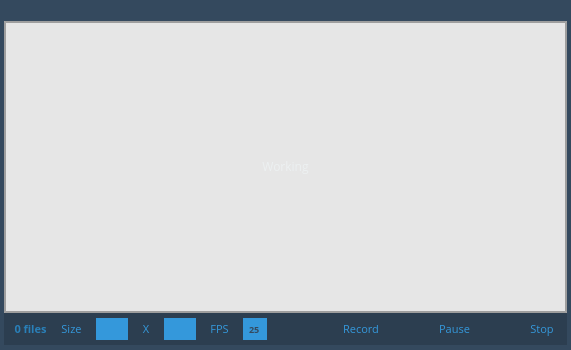
<?xml version="1.0" encoding="UTF-8"?>
<ui version="4.0">
 <class>GifCreator</class>
 <widget class="QWidget" name="GifCreator">
  <property name="geometry">
   <rect>
    <x>0</x>
    <y>0</y>
    <width>571</width>
    <height>350</height>
   </rect>
  </property>
  <property name="mouseTracking">
   <bool>true</bool>
  </property>
  <property name="windowTitle">
   <string notr="true">Form</string>
  </property>
  <property name="styleSheet">
   <string notr="true">QWidget{
	background: transparent;
}

QLineEdit  {
	background-color: #3498db;
	color: #34495e;
	border: none;
}

QLineEdit:hover{
	background-color: #2980b9;
}

QSpinBox  {
	background-color: #3498db;
	color: #34495e;
}

QSpinBox:hover{
	background-color: #2980b9;
}
 
QSpinBox::up-button  {
  	background-color: #2c3e50;
	subcontrol-origin: border;
    subcontrol-position: top right; /* position at the top right corner */
 
    width: 16px; /* 16 + 2*1px border-width = 15px padding + 3px parent border */
}

 
QSpinBox::up-arrow  {
    image: url(:/Arrow/arrow_menu);
}
 
 
QSpinBox::down-button  {
    subcontrol-origin: border;
    subcontrol-position: bottom right; /* position at bottom right corner */
 
    width: 16px;
    background-color: #2c3e50;
    border-width: 1px;
    border-top-width: 0;
}

 
QSpinBox::down-button:pressed  {
    /*border-image: url(:/images/spindown_pressed.png) 1;*/
	background-color: #2980b9;
}
 
QSpinBox::down-arrow  {
    image: url(:/Arrow/arrow_menu_down);
}
 
QSpinBox::down-arrow:disabled,
QSpinBox::down-arrow:off  { /* off state when value in min */
   image: url(:/images/down_arrow_disabled.png);
}

</string>
  </property>
  <widget class="QWidget" name="widget_Top" native="true">
   <property name="geometry">
    <rect>
     <x>0</x>
     <y>0</y>
     <width>571</width>
     <height>21</height>
    </rect>
   </property>
   <property name="mouseTracking">
    <bool>true</bool>
   </property>
   <property name="styleSheet">
    <string notr="true">background-color:  #34495e;</string>
   </property>
   <widget class="QPushButton" name="pushButton_Exit">
    <property name="geometry">
     <rect>
      <x>535</x>
      <y>0</y>
      <width>26</width>
      <height>18</height>
     </rect>
    </property>
    <property name="minimumSize">
     <size>
      <width>26</width>
      <height>18</height>
     </size>
    </property>
    <property name="maximumSize">
     <size>
      <width>26</width>
      <height>18</height>
     </size>
    </property>
    <property name="baseSize">
     <size>
      <width>26</width>
      <height>18</height>
     </size>
    </property>
    <property name="cursor">
     <cursorShape>ArrowCursor</cursorShape>
    </property>
    <property name="mouseTracking">
     <bool>true</bool>
    </property>
    <property name="styleSheet">
     <string notr="true">QPushButton{
	border: none;
	image: url(:/Exit/exit_windows_os);
	background-color: none;
}
QPushButton:hover{
	image: url(:/Exit/exit_hover_windows_os);
}</string>
    </property>
    <property name="text">
     <string notr="true"/>
    </property>
    <property name="iconSize">
     <size>
      <width>26</width>
      <height>18</height>
     </size>
    </property>
   </widget>
  </widget>
  <widget class="QWidget" name="Bottom_Bar" native="true">
   <property name="geometry">
    <rect>
     <x>4</x>
     <y>313</y>
     <width>563</width>
     <height>32</height>
    </rect>
   </property>
   <property name="mouseTracking">
    <bool>true</bool>
   </property>
   <property name="styleSheet">
    <string notr="true">#Bottom_Bar{
background-color: #2c3e50;
}</string>
   </property>
   <layout class="QHBoxLayout" name="horizontalLayout_6">
    <property name="leftMargin">
     <number>2</number>
    </property>
    <property name="topMargin">
     <number>5</number>
    </property>
    <property name="rightMargin">
     <number>2</number>
    </property>
    <property name="bottomMargin">
     <number>5</number>
    </property>
    <item>
     <widget class="QLabel" name="label_nbPictures">
      <property name="sizePolicy">
       <sizepolicy hsizetype="Fixed" vsizetype="Fixed">
        <horstretch>0</horstretch>
        <verstretch>0</verstretch>
       </sizepolicy>
      </property>
      <property name="font">
       <font>
        <family>Open Sans</family>
        <pointsize>8</pointsize>
        <weight>75</weight>
        <italic>false</italic>
        <bold>true</bold>
       </font>
      </property>
      <property name="styleSheet">
       <string notr="true">color: #2980b9;</string>
      </property>
      <property name="text">
       <string>0 files</string>
      </property>
      <property name="alignment">
       <set>Qt::AlignCenter</set>
      </property>
      <property name="margin">
       <number>0</number>
      </property>
     </widget>
    </item>
    <item>
     <widget class="QLabel" name="label_Size">
      <property name="sizePolicy">
       <sizepolicy hsizetype="Fixed" vsizetype="Fixed">
        <horstretch>0</horstretch>
        <verstretch>0</verstretch>
       </sizepolicy>
      </property>
      <property name="font">
       <font>
        <family>Open Sans</family>
        <pointsize>8</pointsize>
        <weight>50</weight>
        <italic>false</italic>
        <bold>false</bold>
       </font>
      </property>
      <property name="styleSheet">
       <string notr="true">color: #3498db;
font: 8pt &quot;Open Sans&quot;;</string>
      </property>
      <property name="text">
       <string>Size</string>
      </property>
      <property name="alignment">
       <set>Qt::AlignCenter</set>
      </property>
      <property name="margin">
       <number>0</number>
      </property>
     </widget>
    </item>
    <item>
     <widget class="QLineEdit" name="lineEdit_Width">
      <property name="sizePolicy">
       <sizepolicy hsizetype="Fixed" vsizetype="Fixed">
        <horstretch>0</horstretch>
        <verstretch>0</verstretch>
       </sizepolicy>
      </property>
      <property name="maximumSize">
       <size>
        <width>32</width>
        <height>23</height>
       </size>
      </property>
      <property name="font">
       <font>
        <family>Open Sans</family>
        <pointsize>7</pointsize>
       </font>
      </property>
      <property name="text">
       <string notr="true"/>
      </property>
      <property name="alignment">
       <set>Qt::AlignCenter</set>
      </property>
      <property name="readOnly">
       <bool>true</bool>
      </property>
     </widget>
    </item>
    <item>
     <widget class="QLabel" name="label_X">
      <property name="sizePolicy">
       <sizepolicy hsizetype="Fixed" vsizetype="Fixed">
        <horstretch>0</horstretch>
        <verstretch>0</verstretch>
       </sizepolicy>
      </property>
      <property name="font">
       <font>
        <family>Open Sans</family>
        <pointsize>8</pointsize>
        <weight>50</weight>
        <italic>false</italic>
        <bold>false</bold>
       </font>
      </property>
      <property name="styleSheet">
       <string notr="true">color: #3498db;
font: 8pt &quot;Open Sans&quot;;</string>
      </property>
      <property name="text">
       <string notr="true">X</string>
      </property>
      <property name="alignment">
       <set>Qt::AlignCenter</set>
      </property>
      <property name="margin">
       <number>0</number>
      </property>
     </widget>
    </item>
    <item>
     <widget class="QLineEdit" name="lineEdit_Height">
      <property name="sizePolicy">
       <sizepolicy hsizetype="Fixed" vsizetype="Fixed">
        <horstretch>0</horstretch>
        <verstretch>0</verstretch>
       </sizepolicy>
      </property>
      <property name="maximumSize">
       <size>
        <width>32</width>
        <height>23</height>
       </size>
      </property>
      <property name="font">
       <font>
        <family>Open Sans</family>
        <pointsize>7</pointsize>
       </font>
      </property>
      <property name="text">
       <string notr="true"/>
      </property>
      <property name="alignment">
       <set>Qt::AlignCenter</set>
      </property>
      <property name="readOnly">
       <bool>true</bool>
      </property>
     </widget>
    </item>
    <item>
     <widget class="QLabel" name="label_Fps">
      <property name="sizePolicy">
       <sizepolicy hsizetype="Fixed" vsizetype="Fixed">
        <horstretch>0</horstretch>
        <verstretch>0</verstretch>
       </sizepolicy>
      </property>
      <property name="font">
       <font>
        <family>Open Sans</family>
        <pointsize>8</pointsize>
        <weight>50</weight>
        <italic>false</italic>
        <bold>false</bold>
       </font>
      </property>
      <property name="styleSheet">
       <string notr="true">color: #3498db;
font: 8pt &quot;Open Sans&quot;;</string>
      </property>
      <property name="text">
       <string notr="true">FPS</string>
      </property>
      <property name="alignment">
       <set>Qt::AlignCenter</set>
      </property>
      <property name="margin">
       <number>0</number>
      </property>
     </widget>
    </item>
    <item>
     <widget class="QSpinBox" name="spinBox_Fps">
      <property name="sizePolicy">
       <sizepolicy hsizetype="Fixed" vsizetype="Fixed">
        <horstretch>0</horstretch>
        <verstretch>0</verstretch>
       </sizepolicy>
      </property>
      <property name="maximumSize">
       <size>
        <width>40</width>
        <height>23</height>
       </size>
      </property>
      <property name="font">
       <font>
        <family>Open Sans</family>
        <pointsize>7</pointsize>
        <weight>75</weight>
        <italic>false</italic>
        <bold>true</bold>
       </font>
      </property>
      <property name="alignment">
       <set>Qt::AlignCenter</set>
      </property>
      <property name="suffix">
       <string notr="true"/>
      </property>
      <property name="prefix">
       <string notr="true"/>
      </property>
      <property name="minimum">
       <number>1</number>
      </property>
      <property name="maximum">
       <number>100</number>
      </property>
      <property name="value">
       <number>25</number>
      </property>
     </widget>
    </item>
    <item>
     <widget class="QPushButton" name="pushButton_Record">
      <property name="sizePolicy">
       <sizepolicy hsizetype="Fixed" vsizetype="Expanding">
        <horstretch>0</horstretch>
        <verstretch>0</verstretch>
       </sizepolicy>
      </property>
      <property name="styleSheet">
       <string notr="true">QPushButton{
	border: none;
	image: url(:/GifCreator/record);
}

QPushButton:hover{
	image: url(:/GifCreator/record_hover);
}</string>
      </property>
      <property name="text">
       <string notr="true"/>
      </property>
     </widget>
    </item>
    <item>
     <widget class="QLabel" name="label_Record">
      <property name="sizePolicy">
       <sizepolicy hsizetype="Fixed" vsizetype="Fixed">
        <horstretch>0</horstretch>
        <verstretch>0</verstretch>
       </sizepolicy>
      </property>
      <property name="font">
       <font>
        <family>Open Sans</family>
        <pointsize>8</pointsize>
        <weight>50</weight>
        <italic>false</italic>
        <bold>false</bold>
       </font>
      </property>
      <property name="styleSheet">
       <string notr="true">color: #3498db;
font: 8pt &quot;Open Sans&quot;;</string>
      </property>
      <property name="text">
       <string>Record</string>
      </property>
      <property name="alignment">
       <set>Qt::AlignCenter</set>
      </property>
     </widget>
    </item>
    <item>
     <widget class="QPushButton" name="pushButton_Pause">
      <property name="sizePolicy">
       <sizepolicy hsizetype="Fixed" vsizetype="Expanding">
        <horstretch>0</horstretch>
        <verstretch>0</verstretch>
       </sizepolicy>
      </property>
      <property name="styleSheet">
       <string notr="true">QPushButton{
	border: none;
	image: url(:/GifCreator/pause);
}

QPushButton:hover{
	image: url(:/GifCreator/pause_hover);
}</string>
      </property>
      <property name="text">
       <string notr="true"/>
      </property>
     </widget>
    </item>
    <item>
     <widget class="QLabel" name="label_Pause">
      <property name="sizePolicy">
       <sizepolicy hsizetype="Fixed" vsizetype="Fixed">
        <horstretch>0</horstretch>
        <verstretch>0</verstretch>
       </sizepolicy>
      </property>
      <property name="font">
       <font>
        <family>Open Sans</family>
        <pointsize>8</pointsize>
        <weight>50</weight>
        <italic>false</italic>
        <bold>false</bold>
       </font>
      </property>
      <property name="styleSheet">
       <string notr="true">color: #3498db;
font: 8pt &quot;Open Sans&quot;;</string>
      </property>
      <property name="text">
       <string>Pause</string>
      </property>
      <property name="alignment">
       <set>Qt::AlignCenter</set>
      </property>
     </widget>
    </item>
    <item>
     <widget class="QPushButton" name="pushButton_Stop">
      <property name="sizePolicy">
       <sizepolicy hsizetype="Fixed" vsizetype="Expanding">
        <horstretch>0</horstretch>
        <verstretch>0</verstretch>
       </sizepolicy>
      </property>
      <property name="styleSheet">
       <string notr="true">QPushButton{
	border: none;
	image: url(:/GifCreator/stop);
}

QPushButton:hover{
	image: url(:/GifCreator/stop_hover);
}</string>
      </property>
      <property name="text">
       <string notr="true"/>
      </property>
     </widget>
    </item>
    <item>
     <widget class="QLabel" name="label_Stop">
      <property name="sizePolicy">
       <sizepolicy hsizetype="Fixed" vsizetype="Fixed">
        <horstretch>0</horstretch>
        <verstretch>0</verstretch>
       </sizepolicy>
      </property>
      <property name="font">
       <font>
        <family>Open Sans</family>
        <pointsize>8</pointsize>
        <weight>50</weight>
        <italic>false</italic>
        <bold>false</bold>
       </font>
      </property>
      <property name="styleSheet">
       <string notr="true">color: #3498db;
font: 8pt &quot;Open Sans&quot;;</string>
      </property>
      <property name="text">
       <string>Stop</string>
      </property>
      <property name="alignment">
       <set>Qt::AlignCenter</set>
      </property>
     </widget>
    </item>
   </layout>
  </widget>
  <widget class="QWidget" name="widget_Photo" native="true">
   <property name="geometry">
    <rect>
     <x>4</x>
     <y>21</y>
     <width>563</width>
     <height>292</height>
    </rect>
   </property>
   <property name="mouseTracking">
    <bool>true</bool>
   </property>
   <property name="styleSheet">
    <string notr="true">#widget_Photo{
background-color: rgba(0, 0, 0, 25);
border: 2px solid rgba(0, 0, 0, 80);
}</string>
   </property>
   <layout class="QHBoxLayout" name="horizontalLayout">
    <item>
     <widget class="QLabel" name="label_Working">
      <property name="font">
       <font>
        <family>Open Sans</family>
       </font>
      </property>
      <property name="styleSheet">
       <string notr="true"/>
      </property>
      <property name="text">
       <string>&lt;html&gt;&lt;head/&gt;&lt;body&gt;&lt;p&gt;&lt;span style=&quot; color:#ecf0f1;&quot;&gt;Working&lt;/span&gt;&lt;/p&gt;&lt;/body&gt;&lt;/html&gt;</string>
      </property>
      <property name="alignment">
       <set>Qt::AlignCenter</set>
      </property>
     </widget>
    </item>
   </layout>
  </widget>
  <widget class="QWidget" name="widget_borderLeft" native="true">
   <property name="geometry">
    <rect>
     <x>0</x>
     <y>0</y>
     <width>4</width>
     <height>353</height>
    </rect>
   </property>
   <property name="mouseTracking">
    <bool>true</bool>
   </property>
   <property name="styleSheet">
    <string notr="true">background-color: #34495e;</string>
   </property>
  </widget>
  <widget class="QWidget" name="widget_borderBottom" native="true">
   <property name="geometry">
    <rect>
     <x>0</x>
     <y>345</y>
     <width>581</width>
     <height>5</height>
    </rect>
   </property>
   <property name="mouseTracking">
    <bool>true</bool>
   </property>
   <property name="styleSheet">
    <string notr="true">background-color: #34495e;</string>
   </property>
  </widget>
  <widget class="QWidget" name="widget_borderRight" native="true">
   <property name="geometry">
    <rect>
     <x>567</x>
     <y>0</y>
     <width>4</width>
     <height>353</height>
    </rect>
   </property>
   <property name="mouseTracking">
    <bool>true</bool>
   </property>
   <property name="styleSheet">
    <string notr="true">background-color: #34495e;</string>
   </property>
  </widget>
  <zorder>widget_Photo</zorder>
  <zorder>widget_Top</zorder>
  <zorder>Bottom_Bar</zorder>
  <zorder>widget_borderBottom</zorder>
  <zorder>widget_borderLeft</zorder>
  <zorder>widget_borderRight</zorder>
 </widget>
 <resources/>
 <connections/>
</ui>
